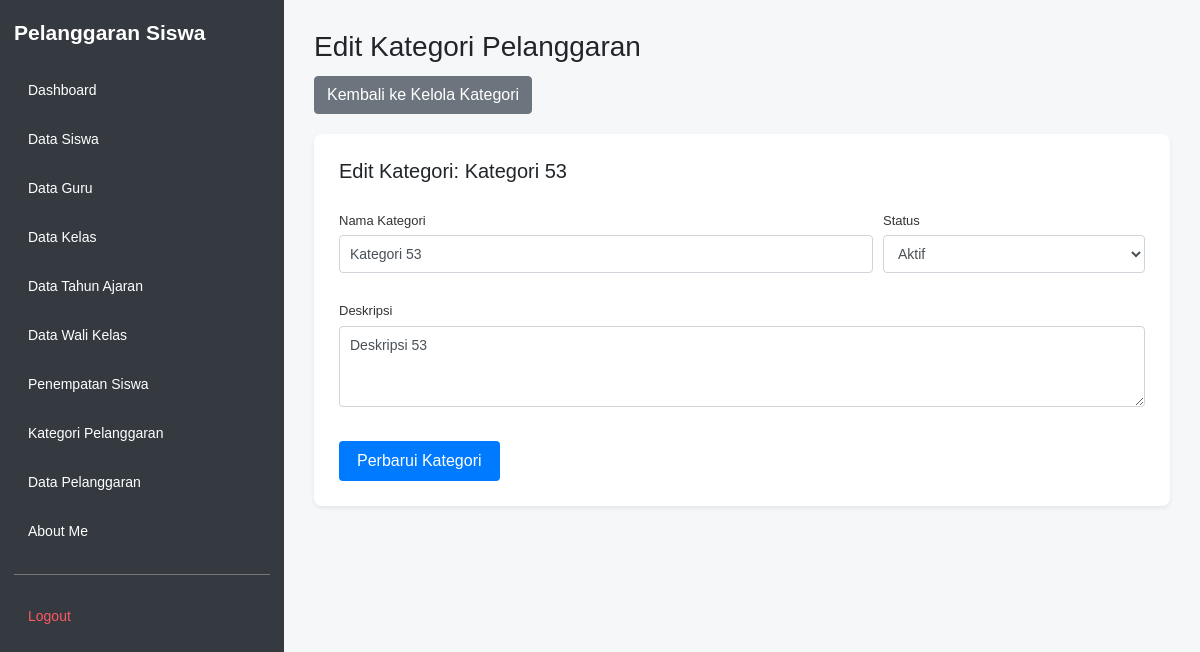
/edit_pelanggaran_kategori.php?id=53 (signed in), run on the app's committed database.
### tables this page shows
CREATE TABLE `t_pelanggaran_kategori` (
  `id` int(11) NOT NULL AUTO_INCREMENT,
  `nama` varchar(100) DEFAULT NULL,
  `deskripsi` text NOT NULL,
  `status_aktif` tinyint(1) NOT NULL,
  `created_at` timestamp NOT NULL DEFAULT current_timestamp(),
  `updated_at` timestamp NOT NULL DEFAULT current_timestamp(),
  PRIMARY KEY (`id`),
  UNIQUE KEY `uq_t_pelanggaran_kategori_nama` (`nama`)
);

### edit_pelanggaran_kategori.php (the view, shortened to what this page needs)
<?php
require_once __DIR__ . '/config/koneksi.php';
$id = (int) $_GET['id'];
$stmt = mysqli_prepare($koneksi, "SELECT * FROM t_pelanggaran_kategori WHERE id = ?");
mysqli_stmt_bind_param($stmt, 'i', $id);
mysqli_stmt_execute($stmt);
$hasil = mysqli_stmt_get_result($stmt);
$kategori = mysqli_fetch_assoc($hasil);
?>
<!DOCTYPE html>
<html lang="id">
<head>
    <link rel="stylesheet"
          href="https://cdn.jsdelivr.net/npm/bootstrap@4.1.3/dist/css/bootstrap.min.css">
    <link rel="stylesheet" href="layout/layout.css">
</head>
<body>
<?php require_once __DIR__ . '/layout/sidebar.php'; ?>
<main class="app-main">
    <div class="page-header">
        <h1>Edit Kategori Pelanggaran</h1>
        <a href="kelola_pelanggaran_kategori.php" class="btn btn-secondary">
            Kembali ke Kelola Kategori
        </a>
    </div>
    <div class="form-card form-card-full shadow-sm mb-4">
        <h5 class="mb-3">Edit Kategori: <?= htmlspecialchars((string)($kategori['nama'] ?? ''), ENT_QUOTES, 'UTF-8'); ?></h5>
        <form action="proses_edit_pelanggaran_kategori.php" method="POST">
            <div class="form-row">
                <div class="form-group col-md-8">
                    <label>Nama Kategori</label>
                    <input type="text" name="nama" class="form-control"
                           maxlength="100" required
                           value="<?= htmlspecialchars((string)($kategori['nama'] ?? ''), ENT_QUOTES, 'UTF-8'); ?>">
                </div>
                <div class="form-group col-md-4">
                    <label>Status</label>
                    <select name="status_aktif" class="form-control" required>
                        <option value="1" <?= (int)($kategori['status_aktif'] ?? 0) === 1 ? 'selected' : ''; ?>>Aktif</option>
                    </select>
                </div>
            </div>
            <div class="form-group">
                <label>Deskripsi</label>
                <textarea name="deskripsi" rows="3" class="form-control" required><?= htmlspecialchars((string)($kategori['deskripsi'] ?? ''), ENT_QUOTES, 'UTF-8'); ?></textarea>
            </div>
            <button type="submit" name="edit" class="btn btn-primary">
                Perbarui Kategori
            </button>
        </form>
    </div>
</main>
</body>
</html>

### layout/layout.css (style rules this page uses)
* { box-sizing: border-box; }
html, body { margin: 0; padding: 0; min-height: 100vh; font-family: Arial, sans-serif; background: #f5f7f9; }
.app-main { display: block; width: auto; min-width: 0; min-height: 100vh; margin-left: 284px; padding: 30px; }
.app-main h1, .app-main h2 { margin-top: 0; }
.page-header { margin-bottom: 20px; }
.page-header h1 { font-size: 28px; margin-bottom: 12px; }
.form-card { background: #ffffff; border-radius: 8px; padding: 25px; max-width: 720px; }
.form-card-full { max-width: 100%; }
.form-card label { display: block; font-size: 13px; margin: 12px 0 5px; color: #333; }
.form-card input[type="text"], .form-card input[type="email"], .form-card input[type="password"], .form-card input[type="date"], .form-card input[type="number"], .form-card select, .form-card textarea { width: 100%; padding: 8px 10px; border: 1px solid #ced4da; border-radius: 4px; font-size: 14px; box-sizing: border-box; }
.form-card textarea { resize: vertical; }
.form-card button { margin-top: 18px; padding: 8px 18px; border: none; border-radius: 4px; cursor: pointer; }

### data on the page
t_pelanggaran_kategori: nama "Kategori 53", status_aktif "Aktif", deskripsi "Deskripsi 53"

### other printed values
$label "Dashboard"
$label "Data Siswa"
$label "Data Guru"
$label "Data Kelas"
$label "Data Tahun Ajaran"
$label "Data Wali Kelas"
$label "Penempatan Siswa"
$label "Kategori Pelanggaran"
$label "Data Pelanggaran"
$label "About Me"
